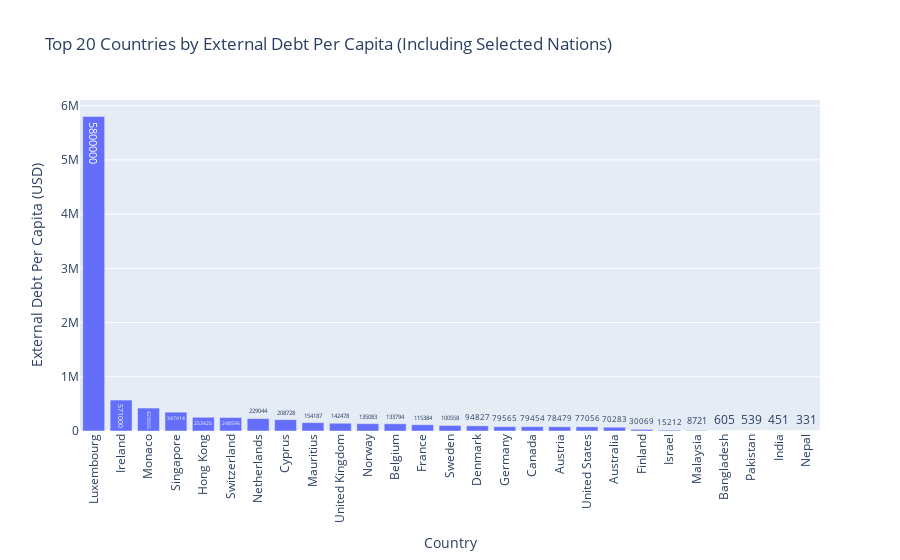
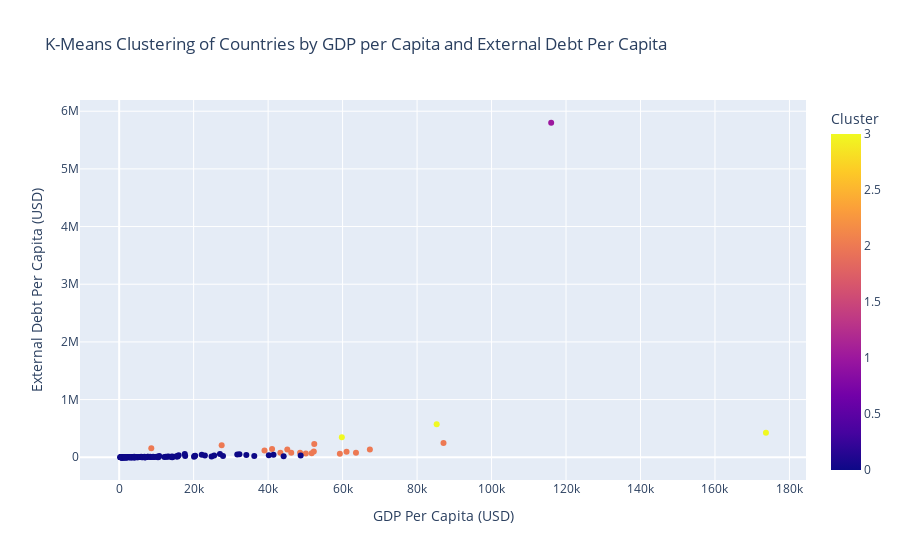

The cell these charts' notebook holds for them, in order:
### Markdown cell above
<h1 style="line-height:3rem;"> External Debt </h1>

### Code cell
import pandas as pd
import plotly.express as px
from sklearn.cluster import KMeans
import numpy as np
import re

# ---------- Utility Functions ----------

def clean_numeric(value):
    if isinstance(value, str):
        value = re.sub(r'[^\d.]', '', value.replace(",", ""))
    try:
        return float(value)
    except:
        return None

def load_and_clean_external_debt(file_path):
    df = pd.read_csv(file_path)
    df['External_debt_per_capita'] = df['External_debt_per_capita '].apply(clean_numeric)
    df = df.rename(columns={"Location": "Country"})
    return df

def load_latest_gdp_per_capita(file_path):
    df = pd.read_csv(file_path)
    # Get latest year column (last numeric column)
    latest_year = df.columns[-2] if df.columns[-1].startswith("Unnamed") else df.columns[-1]
    df['GDP_per_capita_latest'] = df[latest_year]
    gdp_df = df[['Country Name', 'GDP_per_capita_latest']].rename(columns={"Country Name": "Country"})
    return gdp_df

# ---------- Plot Top N Debt Chart ----------

def plot_top_n_debt(df, top_n=20, include_countries=None):
    if include_countries is None:
        include_countries = []
    top_df = df.nlargest(top_n, 'External_debt_per_capita')
    include_df = df[df['Country'].isin(include_countries)]
    combined_df = pd.concat([top_df, include_df]).drop_duplicates(subset='Country')
    combined_df = combined_df.sort_values(by='External_debt_per_capita', ascending=False)

    fig = px.bar(combined_df,
                 x='Country',
                 y='External_debt_per_capita',
                 title=f"Top {top_n} Countries by External Debt Per Capita (Including Selected Nations)",
                 labels={'External_debt_per_capita': 'External Debt Per Capita (USD)'},
                 text='External_debt_per_capita')
    fig.update_layout(xaxis_tickangle=-90)
    fig.show()

# ---------- KMeans Clustering and Plot ----------

def plot_kmeans_cluster(df_debt, df_gdp, n_clusters=4):
    df = pd.merge(df_debt, df_gdp, on='Country', how='inner')
    df['GDP_per_capita_latest'] = df['GDP_per_capita_latest'].apply(clean_numeric)

    df = df.dropna(subset=['External_debt_per_capita', 'GDP_per_capita_latest'])

    X = df[['GDP_per_capita_latest', 'External_debt_per_capita']].values
    kmeans = KMeans(n_clusters=n_clusters, random_state=42, n_init='auto')
    df['Cluster'] = kmeans.fit_predict(X)

    fig = px.scatter(df,
                     x='GDP_per_capita_latest',
                     y='External_debt_per_capita',
                     color='Cluster',
                     hover_name='Country',
                     title='K-Means Clustering of Countries by GDP per Capita and External Debt Per Capita',
                     labels={
                         'GDP_per_capita_latest': 'GDP Per Capita (USD)',
                         'External_debt_per_capita': 'External Debt Per Capita (USD)'
                     })
    fig.show()

# ---------- Main Execution ----------

def main():
    external_debt_file = '../datasets/New/CountriesbyExternalDebtData.csv'
    gdp_file = '../datasets/New/gdp_per_capita.csv'
    include_countries = ["Finland", "Sweden", "Denmark", "Israel", "Norway", "Bangladesh", "Pakistan", "India", "Srilanka", "Nepal", "Malaysia"]

    df_debt = load_and_clean_external_debt(external_debt_file)
    df_gdp = load_latest_gdp_per_capita(gdp_file)

    plot_top_n_debt(df_debt, top_n=20, include_countries=include_countries)
    plot_kmeans_cluster(df_debt, df_gdp, n_clusters=4)

# Run the script
main()

### Figure 1 — Plotly figure (JSON) as saved in the notebook; plotly's stock layout.template omitted (floating-point values rounded to 4 significant figures)
{"data": [{"alignmentgroup": "True", "hovertemplate": "Country=%{x}<br>External Debt Per Capita (USD)=%{text}<extra></extra>", "legendgroup": "", "marker": {"color": "#636efa", "pattern": {"shape": ""}}, "name": "", "offsetgroup": "", "orientation": "v", "showlegend": false, "text": [5800000, 571000, 423555, 347414, 253425, 248596, 229044, 208728, 154187, 142478, 135083, 133794, 115384, 100558, 94827, 79565, 79454, 78479, 77056, 70283, 30069, 15212, 8721, 605, 539, 451, 331], "textposition": "auto", "type": "bar", "x": ["Luxembourg", "Ireland", "Monaco", "Singapore", "Hong Kong", "Switzerland", "Netherlands", "Cyprus", "Mauritius", "United Kingdom", "Norway", "Belgium", "France", "Sweden", "Denmark", "Germany", "Canada", "Austria", "United States", "Australia", "Finland", "Israel", "Malaysia", "Bangladesh", "Pakistan", "India", "Nepal"], "xaxis": "x", "y": [5800000, 571000, 423555, 347414, 253425, 248596, 229044, 208728, 154187, 142478, 135083, 133794, 115384, 100558, 94827, 79565, 79454, 78479, 77056, 70283, 30069, 15212, 8721, 605, 539, 451, 331], "yaxis": "y"}], "layout": {"autosize": true, "barmode": "relative", "legend": {"tracegroupgap": 0}, "title": {"text": "Top 20 Countries by External Debt Per Capita (Including Selected Nations)"}, "xaxis": {"anchor": "y", "autorange": true, "domain": [0, 1], "range": [-0.5, 26.5], "tickangle": -90, "title": {"text": "Country"}, "type": "category"}, "yaxis": {"anchor": "x", "autorange": true, "domain": [0, 1], "range": [0, 6105000.0], "title": {"text": "External Debt Per Capita (USD)"}, "type": "linear"}}}

### Figure 2 — Plotly figure (JSON) as saved in the notebook; plotly's stock layout.template omitted (floating-point values rounded to 4 significant figures; data arrays with more than 128 entries replaced by an {"elided": "..."} marker saying what was removed)
{"data": [{"hovertemplate": "<b>%{hovertext}</b><br><br>GDP Per Capita (USD)=%{x}<br>External Debt Per Capita (USD)=%{y}<br>Cluster=%{marker.color}<extra></extra>", "hovertext": {"elided": "166 str values"}, "legendgroup": "", "marker": {"color": {"elided": "166 int values"}, "coloraxis": "coloraxis", "symbol": "circle"}, "mode": "markers", "name": "", "orientation": "v", "showlegend": false, "type": "scatter", "x": {"elided": "166 float values"}, "xaxis": "x", "y": {"elided": "166 float values"}, "yaxis": "y"}], "layout": {"autosize": true, "coloraxis": {"colorbar": {"title": {"text": "Cluster"}}, "colorscale": [[0, "#0d0887"], [0.1111, "#46039f"], [0.2222, "#7201a8"], [0.3333, "#9c179e"], [0.4444, "#bd3786"], [0.5556, "#d8576b"], [0.6667, "#ed7953"], [0.7778, "#fb9f3a"], [0.8889, "#fdca26"], [1, "#f0f921"]]}, "legend": {"tracegroupgap": 0}, "title": {"text": "K-Means Clustering of Countries by GDP per Capita and External Debt Per Capita"}, "xaxis": {"anchor": "y", "autorange": true, "domain": [0, 1], "range": [-10270.0, 184200.0], "title": {"text": "GDP Per Capita (USD)"}, "type": "linear"}, "yaxis": {"anchor": "x", "autorange": true, "domain": [0, 1], "range": [-478600.0, 6279000.0], "title": {"text": "External Debt Per Capita (USD)"}, "type": "linear"}}}
